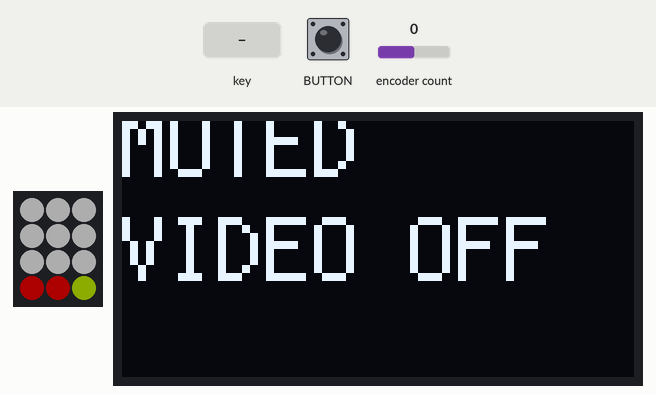
Bench run of a program on a simulated Adafruit MacroPad running CircuitPython. Parts: 3×4 RGB LED matrix, 128×64 one-colour display. The test bench sets the inputs (shaded band); at power-on: encoder count 0. Dim RGB values are drawn brighter than linear; USB keyboard and mouse output is not drawn.

Above: at 1.2 s.
1.3 s: key number 9 pressed for 0.2 s
At 2.5 s:
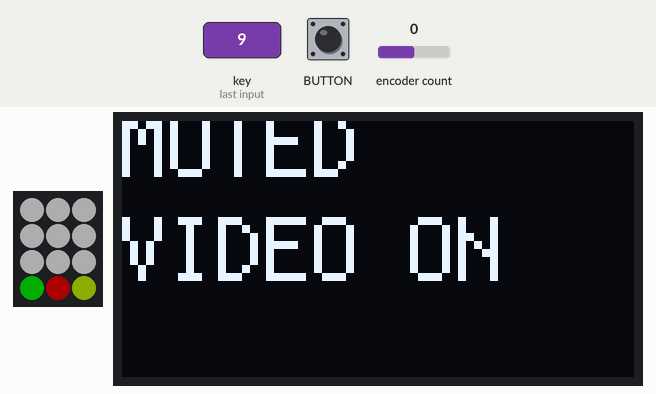
2.8 s: key number 10 pressed for 0.2 s
At 3.8 s:
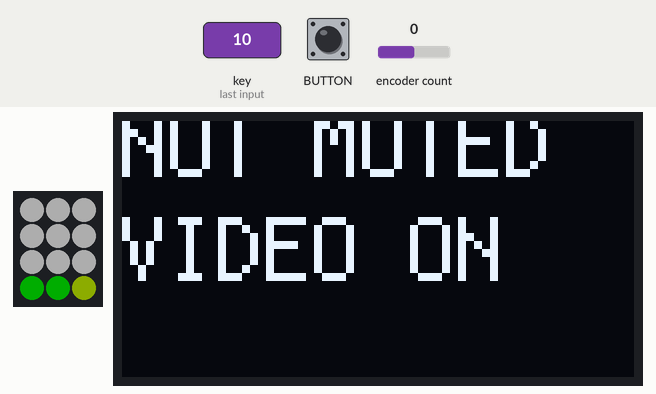
4.3 s: key number 9 pressed for 0.2 s
At 4.9 s:
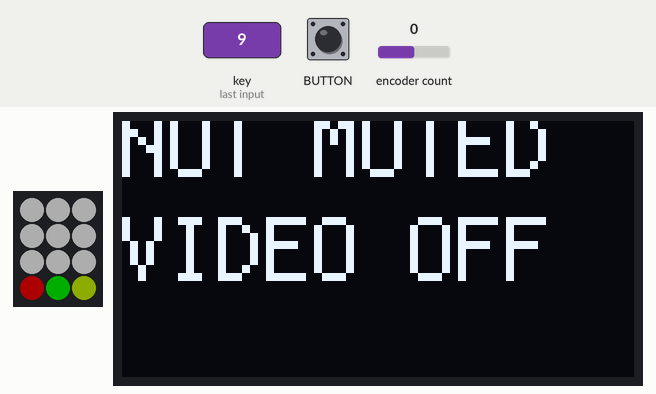
Timing chart, 0 to 7.3 s (numbered marks = the images above; inputs shaded):
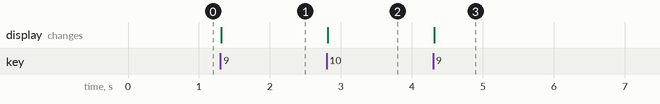

The program:

code.py
```python
# (licence header left out)
"""Keypad and rotary encoder example for Adafruit MacroPad"""

from adafruit_hid.keyboard import Keyboard
from adafruit_hid.keycode import Keycode
from adafruit_macropad import MacroPad
import usb_hid

macropad = MacroPad()
pixels = macropad.pixels

kbd = Keyboard(usb_hid.devices)

right = Keycode.RIGHT_ARROW
left = Keycode.LEFT_ARROW
ctrl = Keycode.LEFT_CONTROL
cmd = Keycode.COMMAND
shift = Keycode.LEFT_SHIFT
opt = Keycode.OPTION
RED = (255, 0, 0)
GREEN = (0, 255, 0)
YELLOW = (204, 245, 2)
WHITE = (255, 255, 255)

# maps the numeric macropad key number to a tuple containing an list of key(s) to send
# and the color to set the key to on the macropad
KEY_MAP = {
    0: ([], WHITE),
    1: ([], WHITE),
    2: ([], WHITE),
    3: ([], WHITE),
    4: ([], WHITE),
    5: ([], WHITE),
    6: ([], WHITE),
    7: ([], WHITE),
    8: ([], WHITE),
    # toggle zoom audio
    9: ([cmd, shift, Keycode.A], RED),

    # toggle zoom video
    10: ([cmd, shift, Keycode.V], RED),

    # toggle zoom floating meeting controls
    11: ([ctrl, opt, cmd, Keycode.H], YELLOW)
}

# set initial key colors and brightness
pixels.brightness = 0.2
for k, v in KEY_MAP.items():
    pixels[k] = v[1]
    pixels.show()

# WARNING: this will only be your initial state when you start a meeting if your Zoom settings are set to
# "mute my mic when joining a meeting" and "stop my video when joining a meeting" and will only accurately
# reflect your state if you don't toggle these manually via the zoom UI
vol_state = False
video_state = False

## set initial display text
text = macropad.display_text(text_scale=2)
text[0].text = "MUTED"
text[1].text = "VIDEO OFF"

# set initial encoder position
encoder_last = 0

# Toggle LED from green to red or vice-versa
# uncomment the audio lines to play a sound when toggling
# (you must add the audio files to an audio directory and name the files accordingly)

# ON_AUDIO = "audio/on-tone.mp3"
# OFF_AUDIO = "audio/off-tone.mp3"

def toggle_led_and_sound(key_num):
    if pixels[key_num] not in [RED, GREEN]:
        return
    if pixels[key_num] == GREEN:
        # macropad.play_file(OFF_AUDIO)
        pixels[key_num] = RED
    else:
        # macropad.play_file(ON_AUDIO)
        pixels[key_num] = GREEN

while True:
    # Switch desktops via encoder rotation
    encoder_position = macropad.encoder
    if encoder_position > encoder_last:
        kbd.press(right, ctrl)
        kbd.release_all()
        encoder_last = encoder_position
    if encoder_position < encoder_last:
        kbd.press(left, ctrl)
        kbd.release_all()
        encoder_last = encoder_position

    # send keyboard events mapped to keypad
    key_event = macropad.keys.events.get()
    if key_event:
        if key_event.pressed:
            key_num = key_event.key_number
            keys_to_send = KEY_MAP.get(key_num)[0]
            if keys_to_send:
                # toggle zoom video
                if key_num == 9:
                    video_state = not video_state
                    text[1].text = "VIDEO {}".format("ON" if video_state else "OFF")

                # toggle zoom audio
                if key_num == 10:
                    vol_state = not vol_state
                    text[0].text = "{}MUTED".format("NOT " if vol_state else "")

                toggle_led_and_sound(key_num)

                keys_to_press = KEY_MAP[key_num][0]
                if keys_to_press:
                    kbd.press(*keys_to_press)
                kbd.release_all()

    # TODO: action when rotary switch is pressed
    macropad.encoder_switch_debounced.update()
    if macropad.encoder_switch_debounced.pressed:
        print("Pressed!")
    if macropad.encoder_switch_debounced.released:
        print("Released!")

    text.show()
```

Measured:
- after the input at 1.3 s, the display: changes at once (image 1)
- after the input at 2.8 s, the display: changes at once (image 2)
- after the input at 4.3 s, the display: changes at once (image 3)
